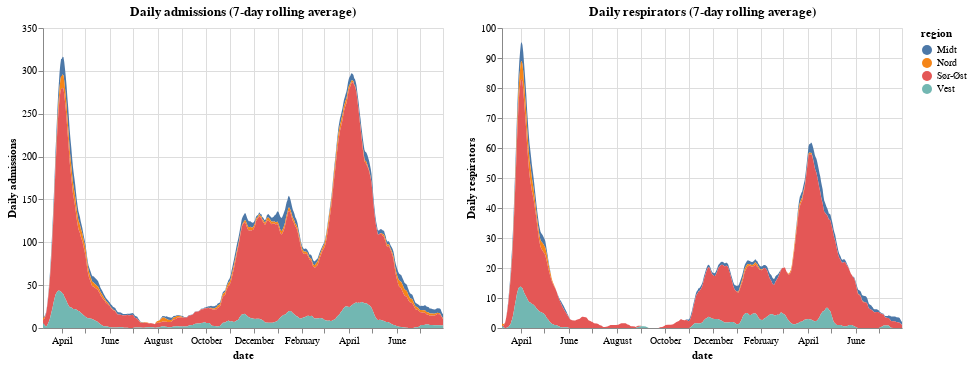

The notebook cell saved with this chart:
### Code cell
def plot_daily_admissions(
    label=None,
    window=7,
):
    """Plot daily hostpital admissions, incl respirators"""
    df = datasets["respirator-admissions"]

    charts = []
    for key in ("admissions", "respirators"):
        #         label = key
        #         if key == "respirators":
        #             label = "a"
        chart = (
            alt.Chart(df, title=f"Daily {key} ({window}-day rolling average)")
            .mark_area(
                tooltip=alt.TooltipContent("encoding"),
            )
            .transform_window(
                avg=f"mean({key})",
                frame=[-window // 2, window // 2],
            )
            .encode(
                x="date:T",
                y=alt.Y("avg:Q", axis=alt.Axis(title=f"Daily {key}")),
                color="region",
            )
        )
        charts.append(chart.interactive())
    return alt.hconcat(*charts).add_selection(x_domain)


plot_daily_admissions()

### Figure 1 — Vega-Lite specification as saved in the notebook (floating-point values rounded to 4 significant figures; data arrays with more than 128 entries replaced by an {"elided": "..."} marker saying what was removed)
{"config": {"view": {"continuousWidth": 400, "continuousHeight": 300}}, "hconcat": [{"mark": {"type": "area", "tooltip": {"content": "encoding"}}, "encoding": {"color": {"type": "nominal", "field": "region"}, "x": {"type": "temporal", "field": "date"}, "y": {"type": "quantitative", "axis": {"title": "Daily admissions"}, "field": "avg"}}, "selection": {"selector005": {"type": "interval", "bind": "scales", "encodings": ["x", "y"]}, "selector001": {"type": "interval", "bind": "scales", "encodings": ["x"]}}, "title": "Daily admissions (7-day rolling average)", "transform": [{"window": [{"op": "mean", "field": "admissions", "as": "avg"}], "frame": [-4, 3]}]}, {"mark": {"type": "area", "tooltip": {"content": "encoding"}}, "encoding": {"color": {"type": "nominal", "field": "region"}, "x": {"type": "temporal", "field": "date"}, "y": {"type": "quantitative", "axis": {"title": "Daily respirators"}, "field": "avg"}}, "selection": {"selector006": {"type": "interval", "bind": "scales", "encodings": ["x", "y"]}, "selector001": {"type": "interval", "bind": "scales", "encodings": ["x"]}}, "title": "Daily respirators (7-day rolling average)", "transform": [{"window": [{"op": "mean", "field": "respirators", "as": "avg"}], "frame": [-4, 3]}]}], "data": {"name": "data-e220140f6458bd260d6a3ba28168a153"}, "$schema": "https://vega.github.io/schema/vega-lite/v4.8.1.json", "datasets": {"data-e220140f6458bd260d6a3ba28168a153": {"elided": "1808 records"}}}
